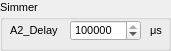
     <widget class="QGroupBox" name="groupBoxAvailableSensors">
      <property name="geometry">
       <rect>
        <x>20</x>
        <y>120</y>
        <width>171</width>
        <height>51</height>
       </rect>
      </property>
      <property name="font">
       <font>
        <pointsize>8</pointsize>
        <weight>50</weight>
        <bold>false</bold>
       </font>
      </property>
      <property name="title">
       <string>Simmer</string>
      </property>
      <widget class="QLabel" name="LaserPStextlbl1_2">
       <property name="geometry">
        <rect>
         <x>10</x>
         <y>20</y>
         <width>61</width>
         <height>21</height>
        </rect>
       </property>
       <property name="text">
        <string>A2_Delay</string>
       </property>
       <property name="alignment">
        <set>Qt::AlignLeading|Qt::AlignLeft|Qt::AlignVCenter</set>
       </property>
       <property name="wordWrap">
        <bool>false</bool>
       </property>
      </widget>
      <widget class="QSpinBox" name="A2_Delay">
       <property name="geometry">
        <rect>
         <x>70</x>
         <y>20</y>
         <width>71</width>
         <height>21</height>
        </rect>
       </property>
       <property name="minimum">
        <number>0</number>
       </property>
       <property name="maximum">
        <number>100000000</number>
       </property>
       <property name="value">
        <number>12000000</number>
       </property>
      </widget>
      <widget class="QLabel" name="LaserPStextlbl1_32">
       <property name="geometry">
        <rect>
         <x>150</x>
         <y>20</y>
         <width>21</width>
         <height>21</height>
        </rect>
       </property>
       <property name="text">
        <string>μs</string>
       </property>
       <property name="alignment">
        <set>Qt::AlignLeading|Qt::AlignLeft|Qt::AlignVCenter</set>
       </property>
       <property name="wordWrap">
        <bool>false</bool>
       </property>
      </widget>
     </widget>
